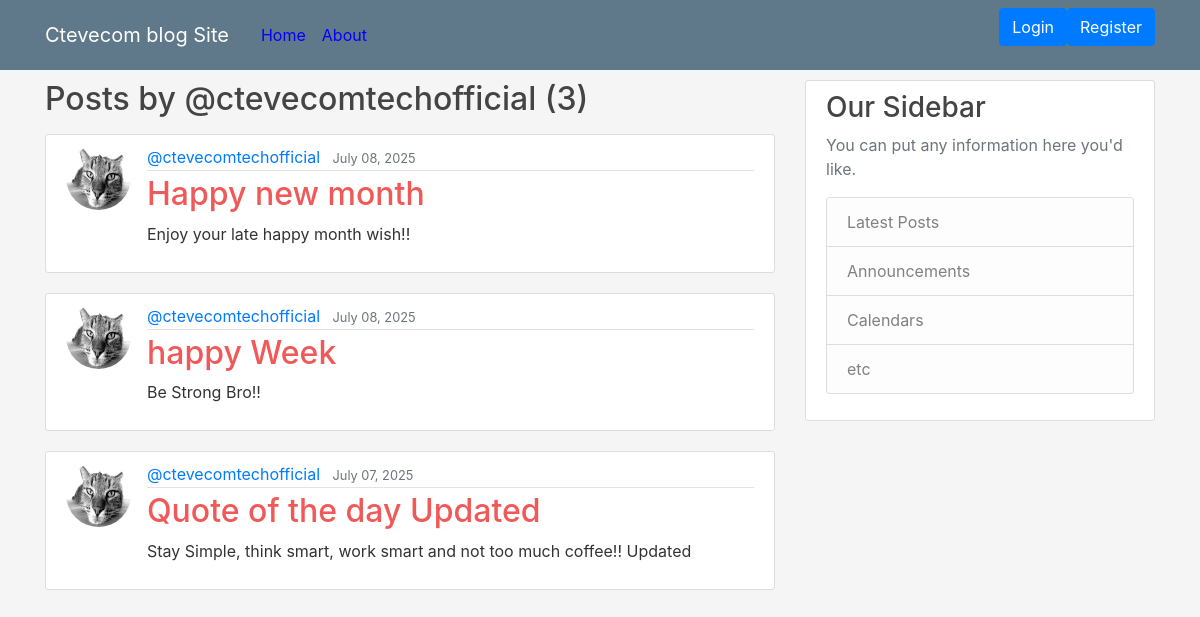
The page /blog/user/@ctevecomtechofficial on the database its author committed.
### blog/models.py (models this page shows, shortened)
class Post(models.Model):
    title = models.CharField(max_length=100)
    content = models.TextField()
    date_posted = models.DateTimeField(default=timezone.now)
    author = models.ForeignKey(User, on_delete=models.CASCADE)

### users/models.py (models this page shows, shortened)
class Profile(models.Model):
    user = models.OneToOneField(User, on_delete=models.CASCADE)
    image = models.ImageField(default='default.jpeg', upload_to='profile_pics')

### blog/views.py (the view)
# urls.py: path('user/<str:username>', UserPostListView.as_view(), name='user-posts'),
class UserPostListView(ListView):
    model = Post
    template_name = 'blog/user_posts.html' # <app>/<model>_<viewtype>.html
    context_object_name = 'posts'
    paginate_by = 5
    def get_queryset(self):
        user = get_object_or_404(User, username=self.kwargs.get('username'))
        return Post.objects.filter(author = user).order_by('-date_posted')

### blog/templates/blog/user_posts.html (shortened to what this page needs)
{% extends "blog/base.html" %}
{% block content %}
    <h2 class="mb-3">Posts by {{  view.kwargs.username }} ({{page_obj.paginator.count}})</h2>
  {% for post in posts %}
    <article class="media content-section">
      <img class=" rounded-circle article-img" src="{{ post.author.profile.image.url }}" alt="">
      <div class="media-body">
        <div class="article-metadata">
          <a class="mr-2" href="{% url 'user-posts' post.author.username %}">{{ post.author }}</a>
          <small class="text-muted">{{ post.date_posted|date:"F d, Y" }}</small>
        </div>
        <h2><a class="article-title" href="{% url 'post-detail' post.id %}">{{ post.title }}</a></h2>
        <p class="article-content">{{ post.content }}</p>
      </div>
    </article>
  {% endfor %}
{% endblock content %}

### blog/static/blog/main.css (style rules this page uses)
body { background: whitesmoke; color: #333333; margin-top: 5rem; }
h1, h2, h3, h4, h5, h6 { color: #444444; }
.content-section { background: #ffffff; padding: 10px 20px; border: 1px solid #dddddd; border-radius: 3px; margin-bottom: 20px; }
.article-title { color: rgb(241, 89, 89); }
.article-content { white-space: pre-line; }
.article-img { height: 65px; width: 65px; margin-right: 16px; }
.article-metadata { padding-bottom: 1px; margin-bottom: 4px; border-bottom: 1px solid #e3e3e3 }

### rows shown on the page
Post: author.profile.image (picture), author "@ctevecomtechofficial", date_posted "July 08, 2025", title "Happy new month", content "Enjoy your late happy month wish!!"
Post: author.profile.image (picture), author "@ctevecomtechofficial", date_posted "July 08, 2025", title "happy Week", content "Be Strong Bro!!"
Post: author.profile.image (picture), author "@ctevecomtechofficial", date_posted "July 07, 2025", title "Quote of the day Updated", content "Stay Simple, think smart, work smart and not too much coffee!! Updated"

### other values the page prints
{{ view.kwargs.username }} "@ctevecomtechofficial"
{{ page_obj.paginator.count }} "3"
